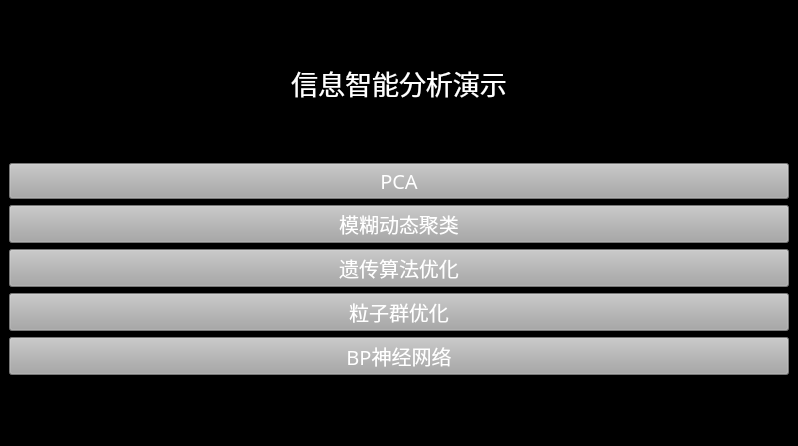
<?xml version="1.0" encoding="UTF-8"?>
<ui version="4.0">
 <class>MainWindow</class>
 <widget class="QMainWindow" name="MainWindow">
  <property name="geometry">
   <rect>
    <x>0</x>
    <y>0</y>
    <width>798</width>
    <height>446</height>
   </rect>
  </property>
  <property name="windowTitle">
   <string>MainWindow</string>
  </property>
  <property name="styleSheet">
   <string notr="true">background-color:rgb(0, 0, 0)</string>
  </property>
  <widget class="QWidget" name="centralwidget">
   <layout class="QVBoxLayout" name="verticalLayout">
    <item>
     <spacer name="verticalSpacer">
      <property name="orientation">
       <enum>Qt::Vertical</enum>
      </property>
      <property name="sizeHint" stdset="0">
       <size>
        <width>20</width>
        <height>40</height>
       </size>
      </property>
     </spacer>
    </item>
    <item>
     <widget class="QLabel" name="label">
      <property name="sizePolicy">
       <sizepolicy hsizetype="Expanding" vsizetype="Expanding">
        <horstretch>0</horstretch>
        <verstretch>0</verstretch>
       </sizepolicy>
      </property>
      <property name="font">
       <font>
        <family>黑体</family>
        <pointsize>20</pointsize>
       </font>
      </property>
      <property name="autoFillBackground">
       <bool>false</bool>
      </property>
      <property name="styleSheet">
       <string notr="true">background-color: rgb(0, 0, 0);
color:rgb(255, 255, 255)
</string>
      </property>
      <property name="text">
       <string>信息智能分析演示</string>
      </property>
      <property name="alignment">
       <set>Qt::AlignCenter</set>
      </property>
     </widget>
    </item>
    <item>
     <spacer name="verticalSpacer_2">
      <property name="orientation">
       <enum>Qt::Vertical</enum>
      </property>
      <property name="sizeHint" stdset="0">
       <size>
        <width>20</width>
        <height>40</height>
       </size>
      </property>
     </spacer>
    </item>
    <item>
     <layout class="QVBoxLayout" name="verticalLayout_2">
      <item>
       <widget class="QPushButton" name="pca_btn">
        <property name="sizeIncrement">
         <size>
          <width>0</width>
          <height>0</height>
         </size>
        </property>
        <property name="font">
         <font>
          <family>微软雅黑</family>
          <pointsize>15</pointsize>
         </font>
        </property>
        <property name="styleSheet">
         <string notr="true">background-color:rgb(167, 167, 167);
color:rgb(255,255,255)</string>
        </property>
        <property name="text">
         <string>PCA</string>
        </property>
       </widget>
      </item>
      <item>
       <widget class="QPushButton" name="fc_btn">
        <property name="font">
         <font>
          <family>微软雅黑</family>
          <pointsize>15</pointsize>
         </font>
        </property>
        <property name="styleSheet">
         <string notr="true">background-color:rgb(167, 167, 167);
color:rgb(255,255,255)</string>
        </property>
        <property name="text">
         <string>模糊动态聚类</string>
        </property>
       </widget>
      </item>
      <item>
       <widget class="QPushButton" name="sga_btn">
        <property name="font">
         <font>
          <family>微软雅黑</family>
          <pointsize>15</pointsize>
         </font>
        </property>
        <property name="styleSheet">
         <string notr="true">background-color:rgb(167, 167, 167);
color:rgb(255,255,255)</string>
        </property>
        <property name="text">
         <string>遗传算法优化</string>
        </property>
       </widget>
      </item>
      <item>
       <widget class="QPushButton" name="pso_btn">
        <property name="font">
         <font>
          <family>微软雅黑</family>
          <pointsize>15</pointsize>
         </font>
        </property>
        <property name="styleSheet">
         <string notr="true">background-color:rgb(167, 167, 167);
color:rgb(255,255,255)</string>
        </property>
        <property name="text">
         <string>粒子群优化</string>
        </property>
       </widget>
      </item>
      <item>
       <widget class="QPushButton" name="ann_btn">
        <property name="font">
         <font>
          <family>微软雅黑</family>
          <pointsize>15</pointsize>
         </font>
        </property>
        <property name="styleSheet">
         <string notr="true">background-color:rgb(167, 167, 167);
color:rgb(255,255,255)</string>
        </property>
        <property name="text">
         <string>BP神经网络</string>
        </property>
       </widget>
      </item>
      <item>
       <spacer name="verticalSpacer_3">
        <property name="orientation">
         <enum>Qt::Vertical</enum>
        </property>
        <property name="sizeHint" stdset="0">
         <size>
          <width>20</width>
          <height>40</height>
         </size>
        </property>
       </spacer>
      </item>
     </layout>
    </item>
   </layout>
  </widget>
  <widget class="QMenuBar" name="menubar">
   <property name="geometry">
    <rect>
     <x>0</x>
     <y>0</y>
     <width>798</width>
     <height>22</height>
    </rect>
   </property>
  </widget>
  <widget class="QStatusBar" name="statusbar"/>
 </widget>
 <resources/>
 <connections/>
</ui>
